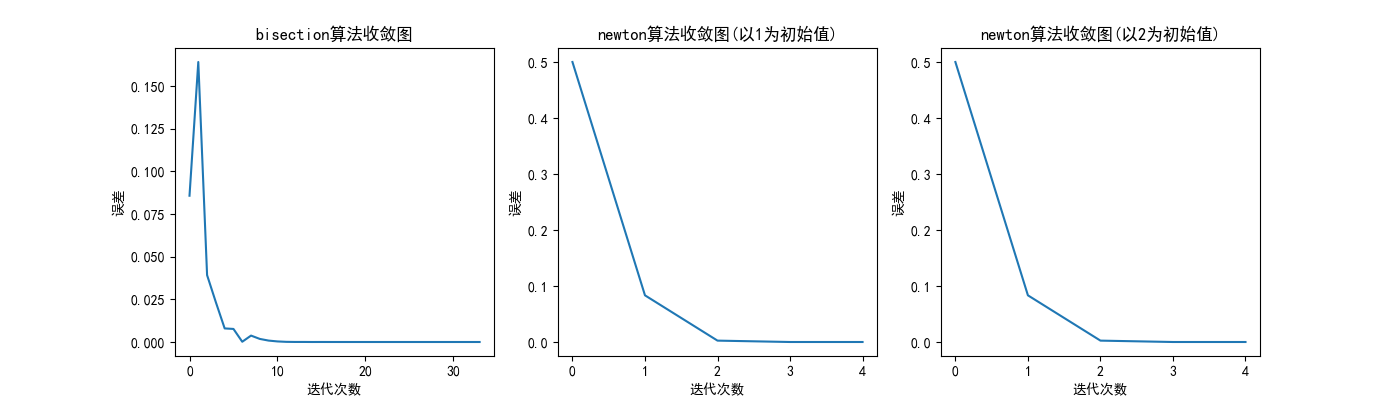

Recreate this plot in Python.
import numpy as np
import matplotlib.pyplot as plt

plt.rcParams["font.sans-serif"] = "SimHei"

# 定义存放误差的列表
global bisection_list
global newton_list
bisection_list = []
newton_list = []
root = np.sqrt(2)


def func4(x):
    return x ** 2 - 2


def dfunc4(x):
    return 2 * x


def bisection(func, a, b, epsilon):
    if func(a) * func(b) > 0 or a > b:
        print("bisection function:input error")
        return None
    while (b - a) > epsilon:
        c = (a + b) / 2
        bisection_list.append(np.fabs(c - root))
        if func(c) == 0:
            return c
        elif func(a) * func(c) > 0:
            a = c
        else:
            b = c

    return (a + b) / 2


def newton(func, dfunc, x0, epsilon):
    if func(x0) == 0:
        return x0
    if dfunc(x0) == 0:
        print("newton function:Zero derivative. No solution found.")
        return None
    x1 = x0 - func(x0) / dfunc(x0)
    newton_list.append(np.fabs(x1 - x0))
    while np.fabs(x1 - x0) >= epsilon:
        x0 = x1
        if dfunc(x0) == 0:
            print("newton function:Zero derivative. No solution found.")
            return None
        x1 = x0 - func(x0) / dfunc(x0)
        newton_list.append(np.fabs(x1 - x0))
    return x1


bisection(func4, 1, 2, 1e-10)
list1 = np.arange(len(bisection_list))
newton(func4, dfunc4, 1, 1e-10)
list2 = np.arange(len(newton_list))

plt.figure(figsize=(14, 4))
plt.subplot(1, 3, 1)
plt.plot(list1, bisection_list)
plt.title("bisection算法收敛图")
plt.xlabel("迭代次数")
plt.ylabel("误差")

plt.subplot(1, 3, 2)
plt.plot(list2, newton_list)
plt.title("newton算法收敛图(以1为初始值)")
plt.xlabel("迭代次数")
plt.ylabel("误差")

newton_list = []
newton(func4, dfunc4, 2, 1e-10)
list3 = np.arange(len(newton_list))
plt.subplot(1, 3, 3)
plt.plot(list3, newton_list)
plt.title("newton算法收敛图(以2为初始值)")
plt.xlabel("迭代次数")
plt.ylabel("误差")

plt.show()
